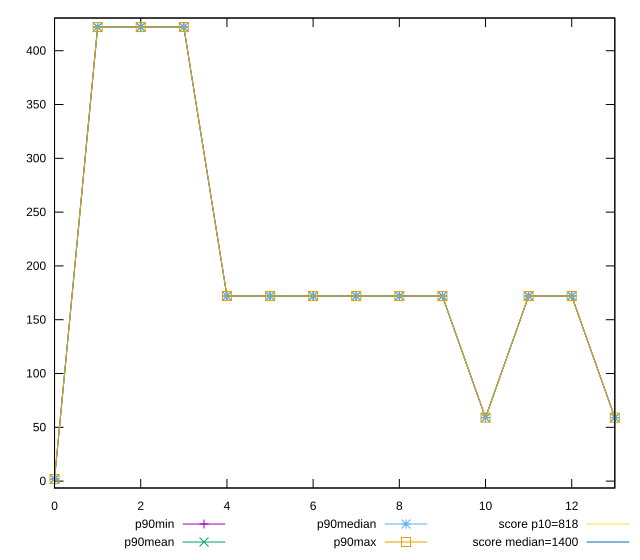

This figure's gnuplot source:
reset

$p90Min <<EOF
0 2
1 422
2 422
3 422
4 172
5 172
6 172
7 172
8 172
9 172
10 59
11 172
12 172
13 59
EOF

$p90Mean <<EOF
0 2
1 422
2 422
3 422
4 172
5 172
6 172
7 172
8 172
9 172
10 59
11 172
12 172
13 59
EOF

$p90Median <<EOF
0 2
1 422
2 422
3 422
4 172
5 172
6 172
7 172
8 172
9 172
10 59
11 172
12 172
13 59
EOF

$p90Max <<EOF
0 2
1 422
2 422
3 422
4 172
5 172
6 172
7 172
8 172
9 172
10 59
11 172
12 172
13 59
EOF

set key outside below
set xrange [0:13]
set yrange [-6.4:430.4]
set trange [-6.4:430.4]
set terminal svg size 640, 560 enhanced background rgb 'white'
set output "reprap/dom-size/progression/value.svg"

plot $p90Min title "p90min" with linespoints, \
     $p90Mean title "p90mean" with linespoints, \
     $p90Median title "p90median" with linespoints, \
     $p90Max title "p90max" with linespoints, \
     818 title "score p10=818", \
     1400 title "score median=1400"

reset
